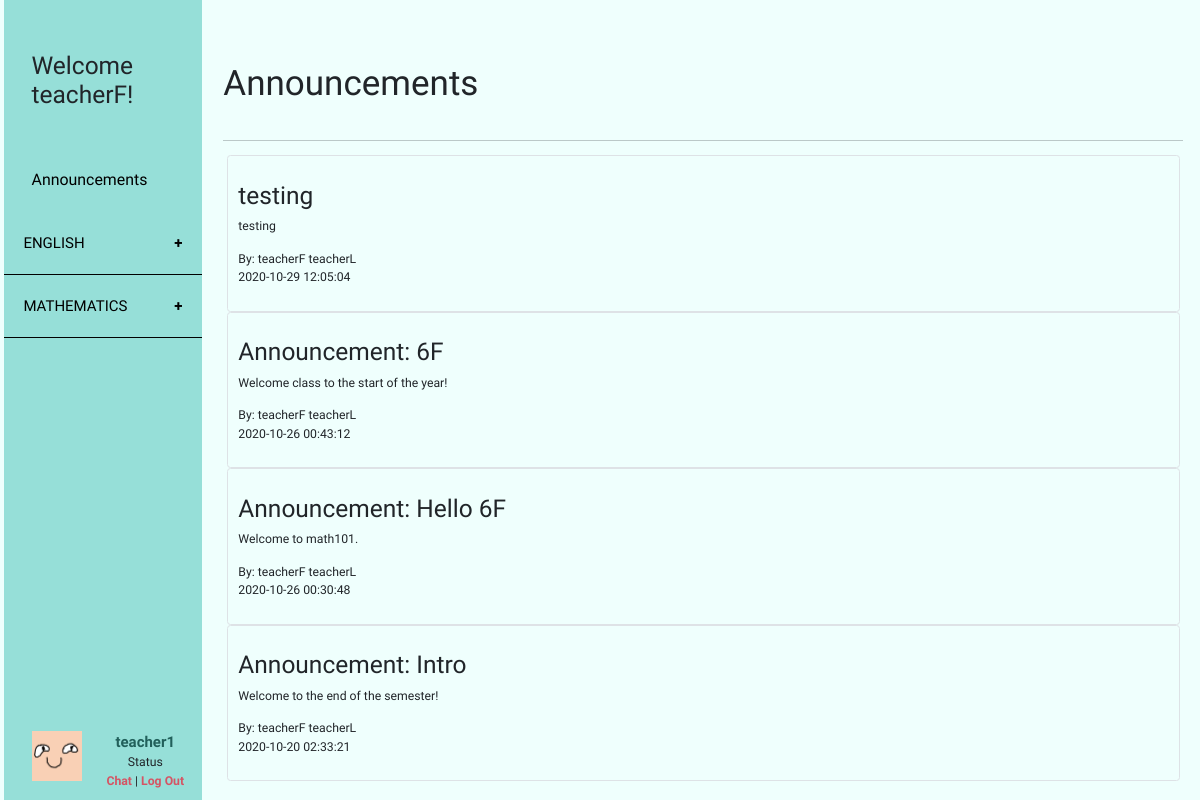
/platform/announcements.php (signed in), run on the app's committed database.
### tables this page shows
CREATE TABLE `teacher` (
  `id` int(10) UNSIGNED NOT NULL,
  `school` int(10) UNSIGNED NOT NULL,
  `firstname` varchar(20) NOT NULL,
  `lastname` varchar(20) NOT NULL,
  `username` varchar(20) NOT NULL,
  `profileImage` varchar(100) NOT NULL,
  `pwd` varchar(100) NOT NULL,
  `lastactivity` datetime NOT NULL,
  `status` int(11) NOT NULL
);

CREATE TABLE `game` (
  `id` int(10) UNSIGNED NOT NULL,
  `name` varchar(50) NOT NULL,
  `subject` varchar(50) NOT NULL,
  `description` longtext NOT NULL,
  `genre` text NOT NULL,
  `grade` int(11) NOT NULL,
  `status` int(11) NOT NULL
);

### platform/includes/checkLoginStatusForBoth.php (called while the page is built, shortened)
<?php
if (isset($_SESSION['student'])) {
    $user = $_SESSION['student'];
}elseif(isset($_SESSION['teacher'])){
    $user = $_SESSION['teacher'];
    $status = "teacher";
} else {
    header('Location: index.php');
}
?>

### platform/includes/dbFunction.php (called while the page is built, shortened)
<?php
function query($sql) {
    global $connection;
    $result = mysqli_query($connection, $sql);
    return $result;
}
function fetch_array($result_set) {
    return mysqli_fetch_array($result_set);
}
?>

### platform/includes/dbAnnouncements.php (called while the page is built, shortened)
<?php
require_once 'dbFunction.php';
function getAnnouncementsBySql($sql = "") {
    $resultSet = query($sql);
    $resultArray = array();
    while ($row = fetch_array($resultSet)) {
        $resultArray[] = $row;
    }
    return $resultArray;
}
function getAllAnnouncements($timeStamp = "", $announcementType = "",$status = ""){
    $whereAnnouncement = strlen($announcementType) > 0 ? " and (announcementType = '{$announcementType}' or announcementType = '0') " : "";
    $whereTimeStamp = strlen($timeStamp) > 0 ? " and timeStamp = {$timeStamp} " : "";
    $whereStatus = strlen($status) > 0 ? " and status = {$status} " : " and status = 0 ";
    $whereSql = " where timeStamp >= DATE_SUB(NOW(),INTERVAL 1 YEAR) ";
    $whereSql .= $whereTimeStamp . $whereStatus . $whereAnnouncement;
    $sql = "SELECT * FROM {$GLOBALS['table_announcements']} {$whereSql}  order By timeStamp desc";
    return $sql;
}
function getAllAnnouncementWithTeacherName($timeStamp = "", $announcementType = "",$status = "", $limit = ""){
    $announcementSql = getAllAnnouncements($timeStamp, $announcementType, $status);
    $limitSql = " limit {$limit} ";
    $sql = " SELECT a.title, a.message, a.timeStamp, a.id, t.firstname, t.lastname ";
    $sql .= " from ({$announcementSql}) a, teacher t ";
    $sql .= " WHERE a.teacherid = t.id and a.status = 0 order by a.timeStamp desc ";
    $sql .= $limitSql;
    return $sql;
}
?>

### platform/includes/dbGame.php (called while the page is built, shortened)
<?php
require_once 'dbFunction.php';
function getAllGame($orderBy = "") {
    $orderBy = strlen($orderBy) > 0 ? "ORDER BY {$orderBy}" : "";
    return getGameBySql("SELECT * FROM {$GLOBALS['table_game']} WHERE status = 0 {$orderBy}");
}
function getGameBySql($sql = "") {
    $resultSet = query($sql);
    $resultArray = array();
    while ($row = fetch_array($resultSet)) {
        $resultArray[] = $row;
    }
    return $resultArray;
}
?>

### platform/announcements.php (the view, shortened to what this page needs)
<?php
include_once 'includes/checkLoginStatusForBoth.php';
include_once 'includes/dbAnnouncements.php';
$announcementType = "";
if($status == "student"){
    $announcementType = $user['grade'] . $user['class'];
}
$announcementSql = getAllAnnouncementWithTeacherName("",$announcementType,"0", "10");
$announcementArr = getAnnouncementsBySql($announcementSql);
?>
<!doctype html>
<html lang="en">
<head>
    <?php
    include 'css.php';
    ?>
</head>
<body>
<div class="container-fluid">
    <div class="row">
        <?php
        include_once("sideBar.php");
        ?>
        <div role="main" class="main col-md-9 ml-sm-auto col-lg-10 px-4" >
            <div style="overflow-y: scroll; overflow-x: hidden; width: 80%; position: absolute; margin-top: -3%">
                <div class="jumbotron text-left">
                    <div class="row">
                        <h1 class="col-lg-10" id="anntitle">Announcements</h1>
                        <hr>
                    </div>
                </div>
                <div class="container">
                    <?php
                    foreach($announcementArr as $key => $value) {
                        ?>
                        <div class="row border rounded" name="row<?=$value['id']?>">
                            <div class="text-left col-lg-10" id="annbox">
                                <h3><?php
                                    echo $value['title'];
                                    ?></h3>
                                <p><?php
                                    echo $value['message'];
                                    ?></p>
                                <span>
                                By:
                                <?php
                                echo $value['firstname'] . " " . $value['lastname'];
                                ?>
                            </span>
                                <br>
                                <span>
                                    <?php
                                    echo $value['timeStamp'];
                                    ?>
                                </span>
                            </div>
                        </div>
                        <?php
                    }
                    ?>
                </div>
            </div>
        </div>
    </div>
</div>
</body>
</html>

### platform/sideBar.php (shortened to what this page needs)
<?php
include_once "includes/dbGame.php";
$games = getAllGame('subject');
?>
<nav class="col-md-2 d-none d-md-block" style="background-color: #96DFD8; padding: 0px">
    <div class="sidebar-sticky">
        <ul>
            <h2 style="overflow-wrap: break-word;">Welcome <?= $user['firstname']; ?>!</h2>
        </ul>
        <a href="announcements.php" id="sidebar-button"><ul class="sidebar-button-ul">Announcements</ul></a>
        <?php
        $subject = "";
        foreach($games as $row => $rowDetails ){
            if($rowDetails['subject'] != $subject){
                if(isset($gameId) && $gameId == $rowDetails['id']){
                    echo "<button id='game" .$rowDetails['id']. "' class='collapsible active'>{$rowDetails['subject']}</button>";
                }else{
                    echo "<button class='collapsible'>{$rowDetails['subject']}</button>";
                }
            }
        }
        ?>
        <ul>
            <div class="row bottom-navbar">
                <div class="col-lg-3">
                    <img src="img/<?=$user['profileImage'];?>" onerror="this.onerror=null; this.src='img/dummyimg.png'" style="width: 50px; height: 50px;" >
                </div>
                <div class="col-lg-9">
                    <?php if ($status == "student"){
                        echo '<a class="profiletxt" href="studentProfile.php?id='.$user['id'].'">';
                    }else{
                        echo '<a class="profiletxt" href="teacherProfile.php">';
                    }
                    echo "<b>{$user['username']}</b>";
                    ?>
                    </a>
                    <div clas="row">
                        Status
                    </div>
                    <div clas="row">
                        <a class="onlineButton">Chat</a> |
                        <a class="logout" href="logoutHandler.php">Log Out</a>
                    </div>
                </div>
            </div>
        </ul>
    </div>
</nav>

### platform/css/style.css (style rules this page uses)
html, body { display: -ms-flexbox; display: -webkit-box; display: flex; -ms-flex-align: center; -ms-flex-pack: center; -webkit-box-align: center; align-items: center; -webkit-box-pack: center; justify-content: center; background-color: #effffd; font-size: .875rem; height: 100%; font-family: 'Armata', sans-serif; width: 100%; }
h2 { padding-top: 1.5em; padding-bottom: 1em; font-size: 2em; }
a:hover, a:visited, a:link, a:active { text-decoration: none; }
.main { padding: 1% 0 1% 0; }
.bottom-navbar { padding-top: 5%; bottom: 10px; width: 100%; position: absolute; text-align: center; }
.sidebar-sticky { position: -webkit-sticky; position: sticky; top: 0.5%; height: 100vh; padding-top: 1rem; overflow-x: hidden; overflow-y: auto; }
.sidebar-button-ul, .sidebar-button-collapsible { padding-top: 10%; padding-bottom: 10%; margin-bottom: 0; font-size: 1.3em; }
#sidebar-button { color: #000; }
a.profiletxt { color: #22605B; font-size: 15px; }
a.onlineButton { color: #D55464; font-weight: bold; text-decoration: none; }
a.logout { color: #D55464; font-weight: bold; text-decoration: none; }
.collapsible { background-color: #96DFD8; color: #000; cursor: pointer; padding: 10%; width: 100%; border: none; text-align: left; outline: none; font-size: 15px; border-bottom: solid; border-bottom-color: #000; border-bottom-width: thin; text-transform: uppercase; }
.collapsible:after { content: '\002B'; color: #000; font-weight: bold; float: right; margin-left: 5px; }
#anntitle { margin-top: 2.5em; margin-bottom: 1em; }
#annbox { margin-top: 2em; margin-bottom: 2em; }

### data on the page
teacher: firstname "teacherF", title "testing", message "testing", lastname "teacherL", timeStamp "2020-10-29 12:05:04", title "Announcement: 6F", message "Welcome class to the start of the year!", timeStamp "2020-10-26 00:43:12", title "Announcement: Hello 6F", message "Welcome to math101.", timeStamp "2020-10-26 00:30:48", title "Announcement: Intro", message "Welcome to the end of the semester!", timeStamp "2020-10-20 02:33:21"
game: subject "ENGLISH"
game: subject "MATHEMATICS"

### other printed values
$user['username'] "teacher1"
